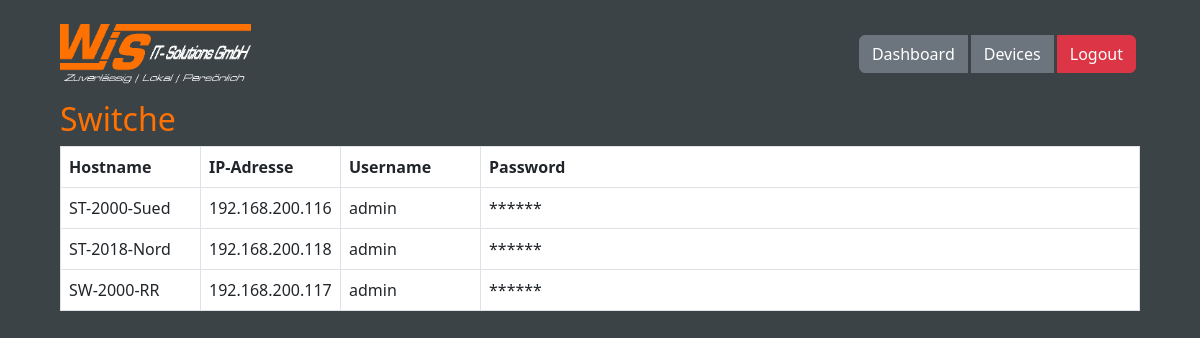
Page /switches (signed in) on the earlier database version.
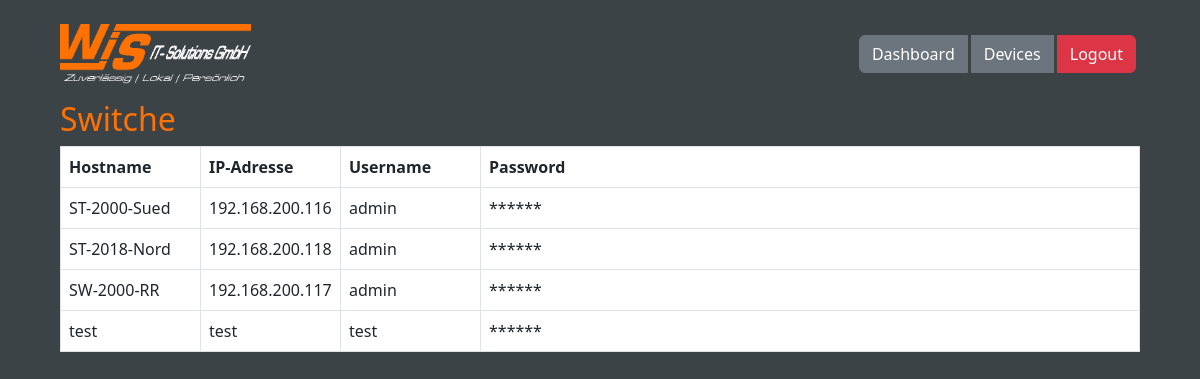
Same page on the later database version.
### tables this page shows
CREATE TABLE switches (
    hostname TEXT PRIMARY KEY,
    ip TEXT NOT NULL,
    username TEXT NOT NULL,
    password TEXT NOT NULL
);

### app.py (the view, shortened to what this page needs)
@app.route('/switches', methods=['GET', 'POST'])
@login_required
def switches():
    conn = get_db_connection()
    switches = conn.execute("SELECT hostname, ip, username FROM switches").fetchall()
    conn.close()
    return render_template('switche.html', switches=switches)

### app.py (called while the page is built)
def get_db_connection():
    conn = sqlite3.connect(DB_PATH)
    conn.row_factory = sqlite3.Row
    return conn

@login_manager.user_loader
def load_user(user_id):
    conn = get_db_connection()
    user = conn.execute("SELECT * FROM users WHERE id = ?", (user_id,)).fetchone()
    conn.close()
    if user:
        return User(user['id'], user['username'], user['is_admin'])
    return None

### templates/switche.html (shortened to what this page needs)
{% extends "base.html" %}
{% block content %}
<h2>Switche</h2>
<table class="table table-bordered custom-table">
    <thead>
        <tr>
            <th class="col-small">Hostname</th>
            <th class="col-ip">IP-Adresse</th>
            <th class="col-small">Username</th>
            <th>Password</th>
        </tr>
    </thead>
    <tbody>
        {% for s in switches %}
        <tr>
            {% if current_user.is_admin %}
            <td class="col-small"><input name="hostname" value="{{ s['hostname'] }}" class="form-control" required disabled></td>
            <td class="col-ip"><input name="ip" value="{{ s['ip'] }}" class="form-control" required disabled></td>
            <td class="col-small"><input name="username" value="{{ s['username'] }}" class="form-control" required disabled></td>
            <td><input name="password" value="{{ s['password'] }}" type="password" class="form-control" disabled></td>
            <td class="custom-actions d-flex gap-1 align-items-center">
                <button type="button" class="btn btn-warning btn-sm" onclick="enableSwitchEdit(this)">Bearbeiten</button>
                <form method="post" style="display:inline;">
                    <input type="hidden" name="edit_switch" value="1">
                    <input type="hidden" name="old_hostname" value="{{ s['hostname'] }}">
                    <button class="btn btn-primary btn-sm d-none" type="submit">Speichern</button>
                </form>
                <form method="post" style="display:inline;">
                    <button name="delete_switch" value="{{ s['hostname'] }}" class="btn btn-danger btn-sm"
                        onclick="return confirm('Willst du den Switch wirklich löschen?');">Löschen</button>
                </form>
            </td>
            {% else %}
            <td>{{ s['hostname'] }}</td>
            <td>{{ s['ip'] }}</td>
            <td>{{ s['username'] }}</td>
            <td>******</td>
            {% endif %}
        </tr>
        {% endfor %}
    </tbody>
</table>
{% endblock %}

Differences in the rows shown:
added switches: hostname "test", ip "test", username "test"
